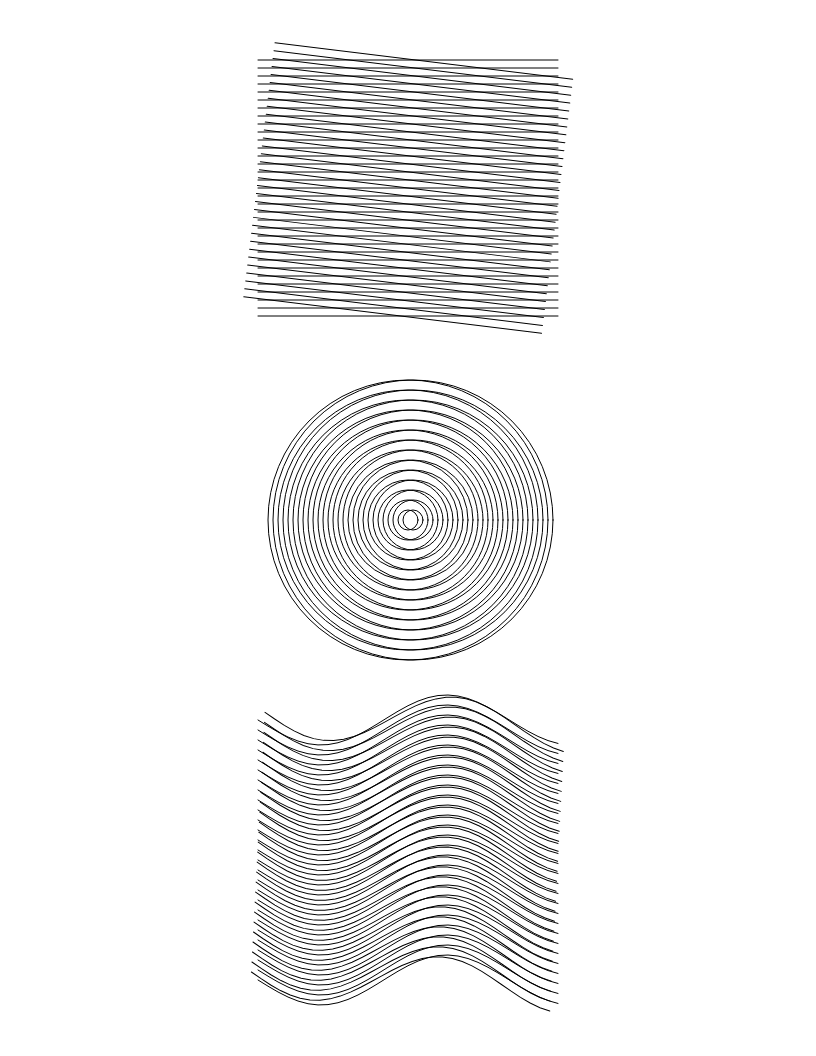
Frame 1 (no input)
Frame 60 (no input): identical to frame 1, image omitted
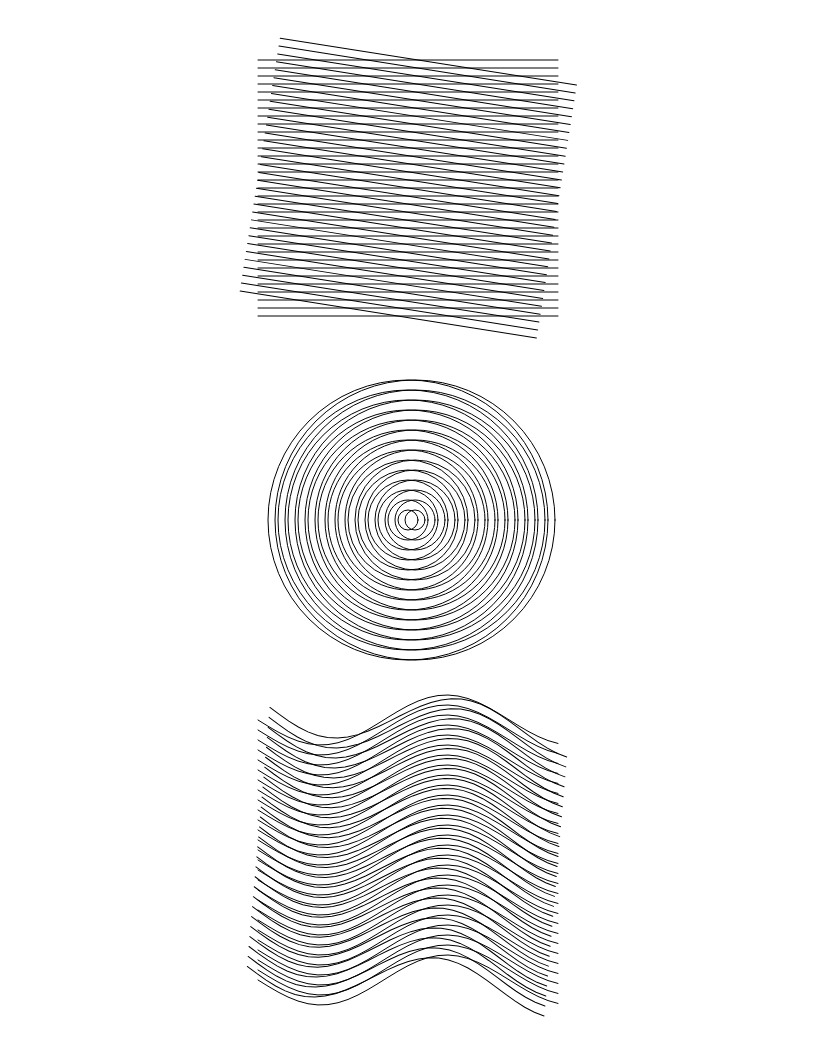
Frame 120 (the mouse pressed at the canvas centre since frame 60)

The p5.js sketch that drew these frames (run headless with seeded random() and noise() and a simulated clock; from frame 60 on, the mouse is pressed at the canvas centre):

// p5.js sketch
// ── sketch.js
// This is the sketch.js file.
// Press 's' to export the SVG.
// Note that p5.js is used in 'global mode'. 

p5.disableFriendlyErrors = true; 
let bDoExportSvg = false; 
let offset = 0;

function setup() {
  createCanvas(816, 1056);
}

function keyPressed() {
  if (key == 'r') {
    redraw();
  }

  if (key == 's') {
    bDoExportSvg = true;
    console.log("SVG export requested");
    redraw();
  }
}

function mousePressed() {
  offset += 2;
  redraw();
}

function draw() {

  background(255);

  if (bDoExportSvg) {
    beginRecordSvg("myOutput.svg");
  }
 
  push();

  translate(width / 2, 190);

  stroke(0);
  strokeWeight(1);
  noFill();

  for (let y = -130; y <= 130; y += 8) {
    line(-150, y, 150, y);
  }
  
  push();
  rotate(radians(7 + offset % 6));

  for (let y = -130; y <= 130; y += 8) {
    line(-150, y, 150, y);
  }

  pop();
  pop();

  push();

  translate(width / 2, 520);

  stroke(0);
  strokeWeight(1);
  noFill();

  for (let r = 10; r <= 145; r += 10) {
    ellipse(0, 0, r * 2, r * 2);
  }

  push();
  translate(5 + offset % 8, 0);

  for (let r = 10; r <= 145; r += 10) {
    ellipse(0, 0, r * 2, r * 2);
  }

  pop();
  pop();

  push();

  translate(width / 2, 850);

  stroke(0);
  strokeWeight(1);
  noFill();

  for (let y = -130; y <= 130; y += 10) {

    beginShape();

    for (let x = -150; x <= 150; x += 10) {

      let curve = 25 * sin((x + 150) * 0.025);

      vertex(x, y + curve);
    }

    endShape();
  }

  push();
  rotate(radians(3 + offset % 4));

  for (let y = -130; y <= 130; y += 10) {

    beginShape();

    for (let x = -150; x <= 150; x += 10) {

      let curve = 25 * sin((x + 150) * 0.025);

      vertex(x, y + curve);
    }

    endShape();
  }

  pop();
  pop();

  if (bDoExportSvg) {
    endRecordSvg();
    bDoExportSvg = false;
  }
}
